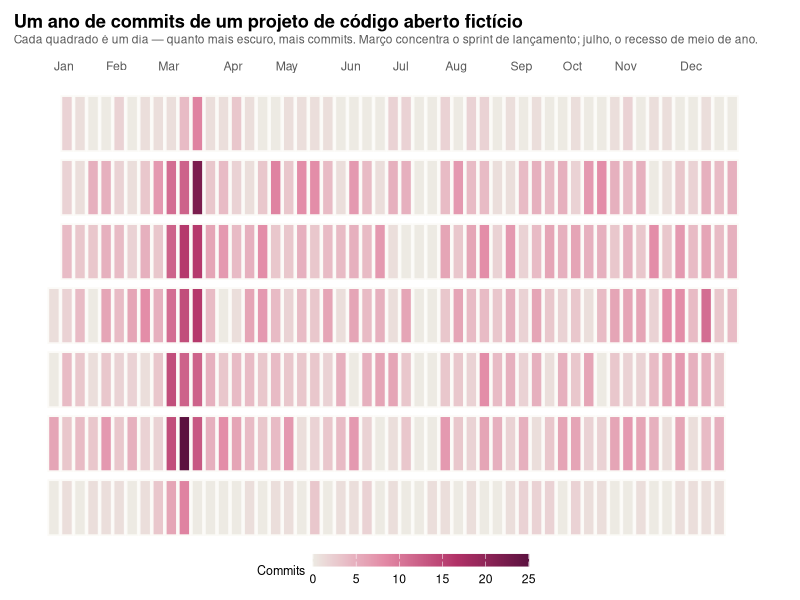

Write the R code that produced this figure.
# Libraries
library(ggplot2)
library(jsonlite)

# Dados 100% ficticios: commits diarios de um projeto de codigo aberto
# ficticio ao longo de um ano (2025). Escritos com duas janelas fixadas a
# mao (nao so ruido aleatorio) pra dar ao calendario uma FORMA especifica:
# um "sprint" de lancamento em marco (tres semanas de atividade bem acima
# do normal, inclusive nos fins de semana) e um "recesso" de meio de ano em
# julho (quase zero, todo santo dia) -- sem essas duas janelas o calendario
# seria so ruido de Poisson sem nada especifico pra apontar.
set.seed(4471)

inicio <- as.Date("2025-01-01")
fim <- as.Date("2025-12-31")
datas <- seq(inicio, fim, by = "day")

dia_semana <- as.integer(format(datas, "%w")) # 0 = domingo .. 6 = sabado
offset <- as.integer(format(inicio, "%w"))
semana <- (as.integer(datas - inicio) + offset) %/% 7

fim_de_semana <- dia_semana %in% c(0, 6)
em_sprint <- datas >= as.Date("2025-03-03") & datas <= as.Date("2025-03-21")
em_recesso <- datas >= as.Date("2025-07-14") & datas <= as.Date("2025-07-25")

lambda <- ifelse(em_recesso, 0.3,
           ifelse(em_sprint, ifelse(fim_de_semana, 5, 14),
             ifelse(fim_de_semana, 0.8, 4)))
valor <- rpois(length(datas), lambda)

nomes_dia <- c("Dom", "Seg", "Ter", "Qua", "Qui", "Sex", "Sáb")
dados <- data.frame(
  data = datas,
  semana = semana,
  dia_semana = dia_semana,
  dia_semana_nome = factor(nomes_dia[dia_semana + 1], levels = rev(nomes_dia)),
  valor = valor
)

# Rotulos de mes: um por mes, na semana do dia 1 -- usados nos dois lados
# (eixo do output.png e cabecalho da versao D3), pra nao dessincronizar.
primeiros_dias <- seq(inicio, fim, by = "month")
rotulos_mes <- data.frame(
  semana = semana[match(primeiros_dias, datas)],
  mes = format(primeiros_dias, "%b")
)

# Paleta propria: sequencial de creme quase neutro (zero commits, mesmo
# tratamento do "sem atividade" do original que este acervo nunca copia
# literalmente) ate um vinho-magenta escuro de alto croma -- nunca o verde
# do calendario de contribuicoes que inspirou a tecnica.
rampa <- colorRampPalette(c("#EDEAE3", "#E38AA6", "#B23368", "#5C1140"))
paleta_continua <- rampa(100)

p <- ggplot(dados, aes(x = semana, y = dia_semana_nome, fill = valor)) +
  geom_tile(colour = "#FBFAF7", linewidth = 0.6, width = 0.86, height = 0.86) +
  geom_text(
    data = rotulos_mes, aes(x = semana, y = 7.9, label = mes),
    inherit.aes = FALSE, family = "sans", size = 3.1, colour = "grey35", hjust = 0
  ) +
  scale_fill_gradientn(colours = paleta_continua, name = "Commits") +
  coord_cartesian(clip = "off") +
  labs(
    title = "Um ano de commits de um projeto de código aberto fictício",
    subtitle = "Cada quadrado é um dia — quanto mais escuro, mais commits. Março concentra o sprint de lançamento; julho, o recesso de meio de ano."
  ) +
  theme_void(base_size = 11) +
  theme(
    plot.title = element_text(face = "bold", margin = margin(b = 2)),
    plot.subtitle = element_text(colour = "grey35", size = 8.6, margin = margin(b = 14)),
    plot.margin = margin(t = 10, r = 20, b = 10, l = 10),
    legend.position = "bottom",
    legend.title = element_text(size = 9),
    legend.key.width = unit(1.1, "cm"),
    legend.key.height = unit(0.32, "cm")
  )

ggsave("output.png", plot = p, width = 12, height = 3.2, dpi = 150)

# ---------------------------------------------------------------------------
# Versao interativa: o D3 desenha a mesma grade e acrescenta um segundo modo
# de cor -- "Faixas" (5 degraus fixos, como o calendario de contribuicoes que
# inspirou a tecnica) em vez de "Contínuo" (a mesma rampa do output.png,
# interpolada). O contorno de cada dia nunca muda; so a funcao que decide a
# cor de preenchimento troca entre as duas chamadas.
#
# As faixas fixas facilitam comparar dois dias de LONGE (poucos tons
# possiveis); a rampa continua preserva mais informacao (dois dias na mesma
# faixa mas com contagem diferente saem com tons ligeiramente diferentes).
# Nenhuma inventa cor nova: as 5 cores de faixa vem da MESMA rampa do
# output.png, so amostrada em menos pontos -- nunca um hexadecimal novo.
# ---------------------------------------------------------------------------
cores_faixas <- rampa(5)
cortes_faixas <- c(0, 1, 4, 8, 14) # limite INFERIOR de cada faixa; a ultima e "14+"

viz <- list(
  meta = list(
    ano = 2025,
    unidade = "commits",
    paleta = list(
      continua = as.list(paleta_continua[c(1, 25, 50, 75, 100)]),
      faixas = as.list(cores_faixas),
      cortesFaixas = as.list(cortes_faixas)
    )
  ),
  dias = lapply(seq_len(nrow(dados)), function(i) {
    list(
      data = format(dados$data[i], "%Y-%m-%d"),
      semana = dados$semana[i],
      diaSemana = dados$dia_semana[i],
      valor = dados$valor[i]
    )
  })
)

write_json(viz, "data.json", auto_unbox = TRUE, digits = NA)
